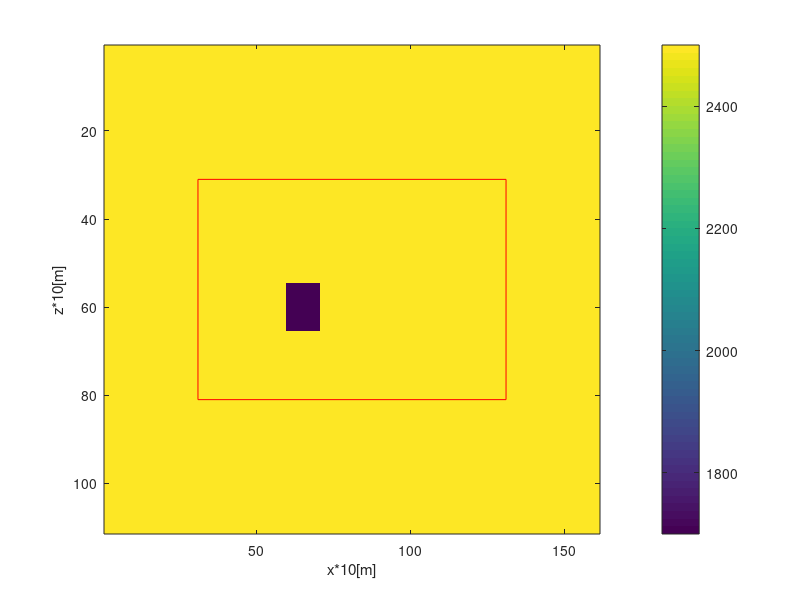

MATLAB code to generate this figure: (Note: this script raises an error after producing the figure.)
%% input parameters
clear all;
close all;
dims.dh=10;
lp=30;
load('trueModel.mat');
v0=ones(size(trueModel))*2500;
v0(25:35,30:40)=1700;
dims.dt=10^-3; % [s]
dims.nz0=size(v0,1); % Cells in z-direction
dims.nx0=size(v0,2); % Cells in x-direction
dims.nt=1000; % Amount of time steps
dims.ns=dims.nt;
%% extend the velocity model region to employ PML
v=v0;
temp=v0(1,:);
temp2=v0(end,:);
v=[temp(ones(lp,1),:);
    v;
    temp2(ones(lp,1),:)];
temp3=v(:,1);
temp4=v(:,end);
v=[temp3(:,ones(1,lp)),v,temp4(:,ones(1,lp))];
figure('name','true velocity');
imagesc(v);
colorbar;
xlabel({['x*' num2str(dims.dh) '[m]']});
ylabel({['z*' num2str(dims.dh) '[m]']});
hold on;
plot([lp+1,dims.nx0+lp],[lp+1,lp+1],'color','red');
hold on;
plot([lp+1,dims.nx0+lp],[lp+dims.nz0,lp+dims.nz0],'color','red');
hold on;
plot([lp+1,lp+1],[lp+1,lp+dims.nz0],'color','red');
hold on;
plot([dims.nx0+lp,dims.nx0+lp],[lp+1,lp+dims.nz0],'color','red');
axis on;
shg;
Rc=.1;
d0=log(1/Rc)/log(10)*3*v/2/lp;
%% Model dimensions
dims.nz=size(v,1);
dims.nx=size(v,2);
% mz=31:81
dims.mz=lp+1:dims.nz0+lp;
% mx=31:131
dims.mx=lp+1:dims.nx0+lp;
%% source signals
singles=rickerWave(10,dims);
%% Receiver locations
dims.rx=min(dims.mx):max(dims.mx);
dims.rz=min(dims.mz)*ones(1,length(dims.rx));
%% source
fs=1/dims.dt;
L=dims.nt;
n=2000;
f=fs*(0:(n/2))/n;
s=zeros([dims.nz*dims.nx,1]);
source_freq=fft(singles,n)/(n/2);
source_freq2=source_freq(1:n/2+1);
% check source
source_time=ifft(source_freq2,n,1)*n;
figure('name','source signals');
subplot(3,1,1)
plot(dims.dt:dims.dt:dims.dt*L,real(singles));
xlabel(['t [s]']);
title('original');
subplot(3,1,2)
plot(dims.dt:dims.dt:dims.dt*L,real(source_time(1:dims.nt)));
xlabel(['t' [s]']);
title('transformed from frequency');
subplot(3,1,3)
plot(abs(source_freq2));
%aa=reshape(aa,[300,1]);
%plot(real(aa))
title('frequencu domain');
shg;
%% find effective frequency of source
s_diff=diff(abs(source_freq2));
s_diff=[s_diff(1);s_diff];
s_lim=find(abs(source_freq2)<.01*max(abs(source_freq2)) & s_diff<0);
s_lim2=s_lim(1);
f_range=1:s_lim2;
f2=f(f_range);
ome=2*pi*f2;

% source term
sf=source_freq2(1:s_lim2);

source_time2=ifft(source_freq2(f_range),n,1)*n;
figure('name','check source')
plot(dims.dt:dims.dt:dims.dt*L,real(source_time2(1:dims.nt)));
%% run solver
nz=dims.nz;
nx=dims.nx;

dh=dims.dh;
nt=dims.nt;
% ome
% sf
rz=dims.rz;
rx=dims.rx;

% boundary condition
pini=zeros(nz,nx,length(ome));

% v
%% source location
sx0=dims.mx(1);
sz0=dims.mz(1);

% true_rec: (time_samples,receivers,source), common shot gather
true_rect=zeros(dims.nt,length(rx),length(sx0));
%%
tic;
for i=1:length(sx0)
    sz=sz0(i);
    sx=sx0(i);
    [~,pt,~,rect]=solver(nz,nx,dh,nt,sz,sx,ome,n,sf,rz,rx,v,lp,d0);
    true_rect(:,:,i)=rect;
    fprintf('\ncommon shot gather generator \t source=%d/%d \t',i,length(sx0));
    fprintf('t=%f s', toc);
end
%%
save('true_rect.mat','true_rect');
%%
load('true_rect.mat');
for i=1:size(true_rect,3)
    figure(5)
    imagesc(true_rect(:,:,i),1*[min(true_rect(:)),max(true_rect(:))]);
    shg;
    pause(.5);
end